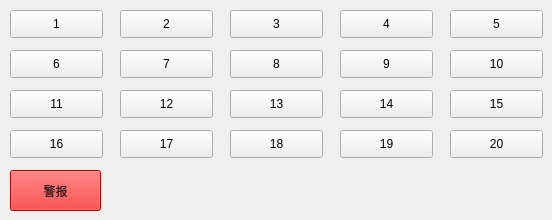
    <widget class="QWidget" name="tab_5">
     <attribute name="title">
      <string>电梯5</string>
     </attribute>
     <widget class="QPushButton" name="pushButton501">
      <property name="geometry">
       <rect>
        <x>10</x>
        <y>10</y>
        <width>93</width>
        <height>28</height>
       </rect>
      </property>
      <property name="text">
       <string>1</string>
      </property>
     </widget>
     <widget class="QPushButton" name="pushButton516">
      <property name="geometry">
       <rect>
        <x>10</x>
        <y>130</y>
        <width>93</width>
        <height>28</height>
       </rect>
      </property>
      <property name="text">
       <string>16</string>
      </property>
     </widget>
     <widget class="QPushButton" name="pushButton502">
      <property name="geometry">
       <rect>
        <x>120</x>
        <y>10</y>
        <width>93</width>
        <height>28</height>
       </rect>
      </property>
      <property name="text">
       <string>2</string>
      </property>
     </widget>
     <widget class="QPushButton" name="pushButton506">
      <property name="geometry">
       <rect>
        <x>10</x>
        <y>50</y>
        <width>93</width>
        <height>28</height>
       </rect>
      </property>
      <property name="text">
       <string>6</string>
      </property>
     </widget>
     <widget class="QPushButton" name="pushButton511">
      <property name="geometry">
       <rect>
        <x>10</x>
        <y>90</y>
        <width>93</width>
        <height>28</height>
       </rect>
      </property>
      <property name="text">
       <string>11</string>
      </property>
     </widget>
     <widget class="QPushButton" name="pushButton507">
      <property name="geometry">
       <rect>
        <x>120</x>
        <y>50</y>
        <width>93</width>
        <height>28</height>
       </rect>
      </property>
      <property name="text">
       <string>7</string>
      </property>
     </widget>
     <widget class="QPushButton" name="pushButton512">
      <property name="geometry">
       <rect>
        <x>120</x>
        <y>90</y>
        <width>93</width>
        <height>28</height>
       </rect>
      </property>
      <property name="text">
       <string>12</string>
      </property>
     </widget>
     <widget class="QPushButton" name="pushButton517">
      <property name="geometry">
       <rect>
        <x>120</x>
        <y>130</y>
        <width>93</width>
        <height>28</height>
       </rect>
      </property>
      <property name="text">
       <string>17</string>
      </property>
     </widget>
     <widget class="QPushButton" name="pushButton518">
      <property name="geometry">
       <rect>
        <x>230</x>
        <y>130</y>
        <width>93</width>
        <height>28</height>
       </rect>
      </property>
      <property name="text">
       <string>18</string>
      </property>
     </widget>
     <widget class="QPushButton" name="pushButton519">
      <property name="geometry">
       <rect>
        <x>340</x>
        <y>130</y>
        <width>93</width>
        <height>28</height>
       </rect>
      </property>
      <property name="text">
       <string>19</string>
      </property>
     </widget>
     <widget class="QPushButton" name="pushButton514">
      <property name="geometry">
       <rect>
        <x>340</x>
        <y>90</y>
        <width>93</width>
        <height>28</height>
       </rect>
      </property>
      <property name="text">
       <string>14</string>
      </property>
     </widget>
     <widget class="QPushButton" name="pushButton513">
      <property name="geometry">
       <rect>
        <x>230</x>
        <y>90</y>
        <width>93</width>
        <height>28</height>
       </rect>
      </property>
      <property name="text">
       <string>13</string>
      </property>
     </widget>
     <widget class="QPushButton" name="pushButton508">
      <property name="geometry">
       <rect>
        <x>230</x>
        <y>50</y>
        <width>93</width>
        <height>28</height>
       </rect>
      </property>
      <property name="text">
       <string>8</string>
      </property>
     </widget>
     <widget class="QPushButton" name="pushButton515">
      <property name="geometry">
       <rect>
        <x>450</x>
        <y>90</y>
        <width>93</width>
        <height>28</height>
       </rect>
      </property>
      <property name="text">
       <string>15</string>
      </property>
     </widget>
     <widget class="QPushButton" name="pushButton509">
      <property name="geometry">
       <rect>
        <x>340</x>
        <y>50</y>
        <width>93</width>
        <height>28</height>
       </rect>
      </property>
      <property name="text">
       <string>9</string>
      </property>
     </widget>
     <widget class="QPushButton" name="pushButton503">
      <property name="geometry">
       <rect>
        <x>230</x>
        <y>10</y>
        <width>93</width>
        <height>28</height>
       </rect>
      </property>
      <property name="text">
       <string>3</string>
      </property>
     </widget>
     <widget class="QPushButton" name="pushButton504">
      <property name="geometry">
       <rect>
        <x>340</x>
        <y>10</y>
        <width>93</width>
        <height>28</height>
       </rect>
      </property>
      <property name="text">
       <string>4</string>
      </property>
     </widget>
     <widget class="QPushButton" name="pushButton520">
      <property name="geometry">
       <rect>
        <x>450</x>
        <y>130</y>
        <width>93</width>
        <height>28</height>
       </rect>
      </property>
      <property name="text">
       <string>20</string>
      </property>
     </widget>
     <widget class="QPushButton" name="pushButton510">
      <property name="geometry">
       <rect>
        <x>450</x>
        <y>50</y>
        <width>93</width>
        <height>28</height>
       </rect>
      </property>
      <property name="text">
       <string>10</string>
      </property>
     </widget>
     <widget class="QPushButton" name="pushButton505">
      <property name="geometry">
       <rect>
        <x>450</x>
        <y>10</y>
        <width>93</width>
        <height>28</height>
       </rect>
      </property>
      <property name="text">
       <string>5</string>
      </property>
     </widget>
     <widget class="QPushButton" name="alarm5">
      <property name="geometry">
       <rect>
        <x>10</x>
        <y>170</y>
        <width>91</width>
        <height>41</height>
       </rect>
      </property>
      <property name="styleSheet">
       <string notr="true">background-color: rgb(250, 0, 0)</string>
      </property>
      <property name="text">
       <string>警报</string>
      </property>
     </widget>
    </widget>
